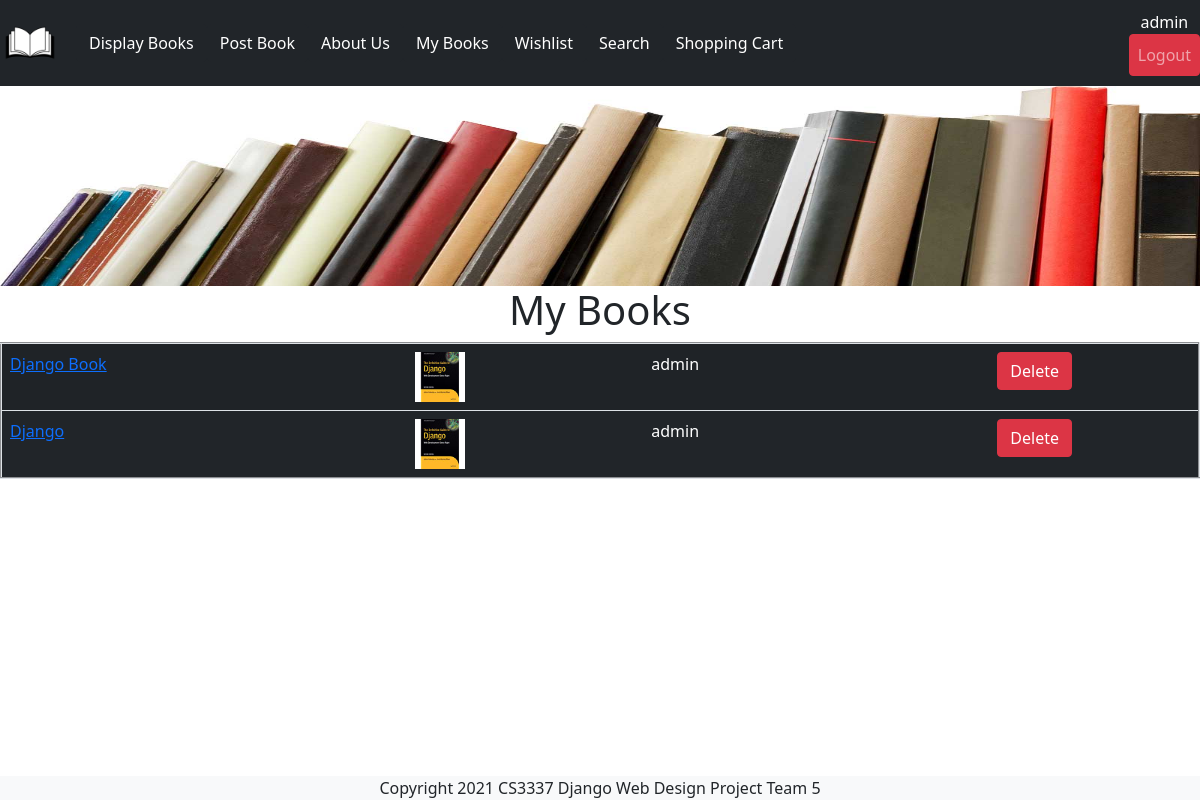
Page /mybooks (signed in) on the committed database.
### bookMng/models.py (models this page shows, shortened)
class MainMenu(models.Model):
    item = models.CharField(max_length=200, unique=True)
    link = models.CharField(max_length=200, unique=True)

class Book(models.Model):
    name = models.CharField(max_length=200)
    web = models.URLField(max_length=200)
    price = models.DecimalField(decimal_places=2, max_digits=6)
    publishdate = models.DateField(auto_now=True)
    picture = models.FileField(upload_to='bookEx/static/uploads')
    pic_path = models.CharField(max_length=300, editable=False, blank=True)
    username = models.ForeignKey(User, blank=True, null=True, on_delete=models.CASCADE)

### bookMng/views.py (the view)
# urls.py: path('mybooks', views.mybooks, name='mybooks'),
@login_required(login_url=reverse_lazy('login'))
def mybooks(request):
    books = Book.objects.filter(username=request.user)
    for b in books:
        b.pic_path = b.picture.url[14:]
    return render(request,
                  'bookMng/mybooks.html',
                  {
                      'item_list': MainMenu.objects.all(),
                      'books': books,
                  }
                  )

### bookEx/templates/bookMng/mybooks.html
{% extends "base.html" %}
{% load static %}
{% block sidenav %}
   {% for item in item_list %}
          <a class="nav-item btn btn-dark" href="{{ item.link }}"> {{ item.item }}</a>
   {% endfor %}
{% endblock sidenav %}
{% block content %}
   <h1 align="center"> My Books </h1>
   <table class="table table-striped bg-dark text-white" align="center" border="2" width="600">
    {% for book in books %}
       <tr>
           <td>
              <a href="book_detail/{{ book.id }}"> {{ book.name }} </a>
           </td>
           <td>
               <img src="{% static book.pic_path %}" width="50" height="50">
           </td>
           <td class="text-white">
               {{ book.username }}
           </td>
           <td align="center">
              <a class="btn btn-danger" href="book_delete/{{ book.id }}"> Delete </a>
           </td>
       </tr>
    {% endfor %}
   </table>
{% endblock content%}

### bookEx/templates/base.html (shortened to what this page needs)
{% load static %}
<!DOCTYPE html>
<html lang="en">
<head>
    <link href="https://cdn.jsdelivr.net/npm/bootstrap@5.1.3/dist/css/bootstrap.min.css" rel="stylesheet">
</head>
<body>
<div>
    <header>
        <div id="logo">
            <nav class="navbar navbar-expand-lg navbar-dark bg-dark">
                <div class="navbar-collapse collapse w-100 dual-collapse2 order-1 order-md-0" id="navbarToggleExternalContent">
                    <a class="navbar-brand" href="/"> <img src="{% static 'logo.png' %}" width="60" height="60" alt="" /></a>
                        <ul class="navbar-nav ml-auto text-center">
                        {% block sidenav %}{% endblock sidenav %}
                        </ul>
                </div>
                    <div class="navbar-collapse collapse w-20 dual-collapse2 order-2 order-md-2">
                        <ul class="navbar-nav mr-auto text-center">
                        {% if user.is_authenticated %}
                            <li class="nav-item text-white">
                            {{ user.username }}
                            <a class="nav-link btn btn-danger my-2 my-sm-0" href="{% url 'logout' %}?next=/">Logout</a>
                            </li>
                            {% else %}
                            <li class="nav-item">
                             Not logged in
                            <a class="nav-link btn btn-primary my-2 my-sm-0" href="{% url 'login' %}?next=/">Login</a>
                            </li>
                            {% endif %}
                        </ul>
                    </div>
            </nav>
        </div>
        <div id="topbanner">
            <img src="{% static 'bannerTop.jpg' %}" class="w-100" height="200" alt="" />
        </div>
    </header>
    <section id="main">
        {% block content %}{% endblock content %}
    </section>
    <footer id="footer" class="footer fixed-bottom bg-light text-center">
        Copyright 2021 CS3337 Django Web Design Project Team 5
    </footer>
</div>
</body>
</html>

### rows in the picture
MainMenu: item "Display Books"
MainMenu: item "Post Book"
MainMenu: item "About Us"
MainMenu: item "My Books"
MainMenu: item "Wishlist"
MainMenu: item "Search"
MainMenu: item "Shopping Cart"
Book: name "Django Book", username "admin"
Book: name "Django", username "admin"

### other values in the picture
{{ user.username }} "admin"
